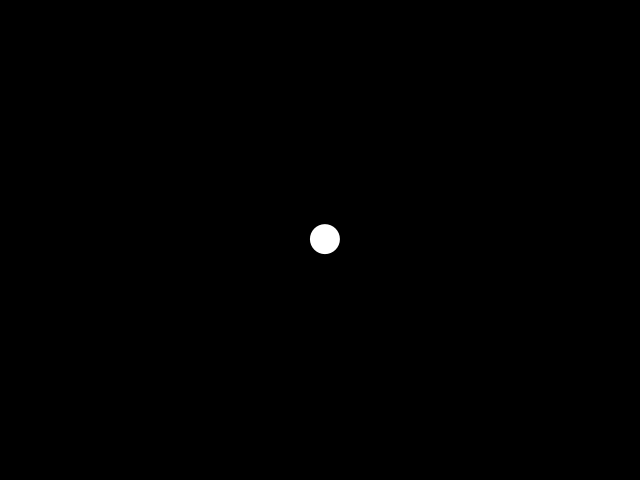
Frame 1 (no input)
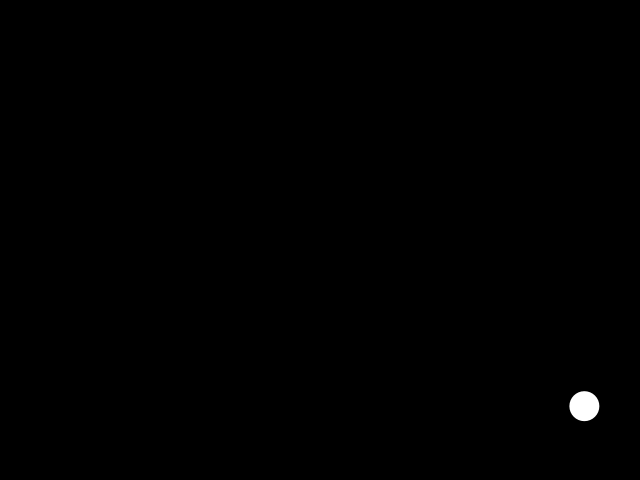
Frame 60 (the mouse pressed at the canvas centre just before this capture)
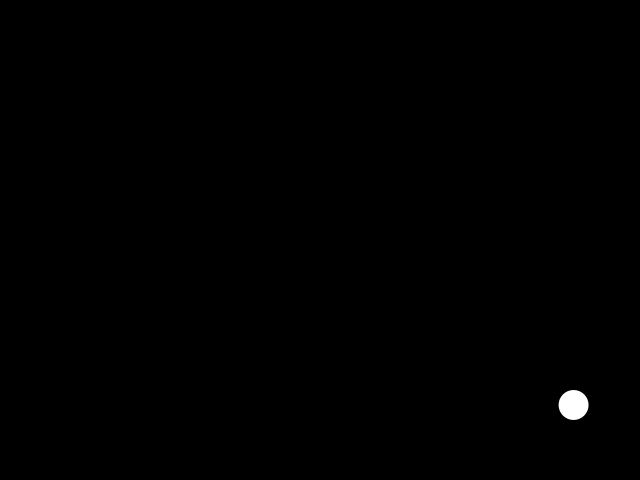
Frame 120 (the mouse held since frame 60 and released just before this capture)

The Processing sketch that drew these frames (run headless with seeded random() and noise(); from frame 60 on, the mouse is pressed at the canvas centre):

// Processing sketch: inclass_bouncingBall_vectors
// ── inclass_bouncingBall_vectors.pde
Mover ball;

void setup() {
  size(640, 480);
  ball = new Mover();
}

void draw() {
  background(0);
  fill(255);
  noStroke();
  PVector perlinNoise = new PVector( noise(frameCount*.01), noise(frameCount*.01) );
  
  ball.update(perlinNoise);
  ball.checkEdges();
  ball.display();
}


/******* normal version *******
int x, y;
int speedX, speedY;

void setup() {
  size(640, 480);

  x = width/2;
  y = height/2;
  speedX = 2;
  speedY = 5;
}

void draw() {
  background(0);
  fill(255);
  noStroke();
  ellipse(x, y, 30, 30);
  x += speedX;
  y += speedY;

  if (x>width || x<0) {
    speedX *= -1;
  }
  if (y>height || y<0) {
    speedY *= -1;
  }
}
*******/

// ── mover.pde
class Mover {
  PVector pos, vel, acc;
  
  Mover() {
    pos = new PVector(width/2, height/2);
    vel = PVector.random2D(); // to get a random velocity
    vel.mult(5); // to scale
    acc = new PVector(.05, .05);
  }

  void update(PVector _acc) {
    acc = _acc;
    pos.add(vel);
    vel.add(acc);
    vel.limit(10);
  }

  void display() {
    ellipse(pos.x, pos.y, 30, 30);
  }

  void checkEdges() {
    if (pos.x>width || pos.x<0) {
      vel.x *= -1;
      acc.x *= -1;
    }
    if (pos.y>height || pos.y<0) {
      vel.y *= -1;
      acc.y *= -1;
    }
  }
}
